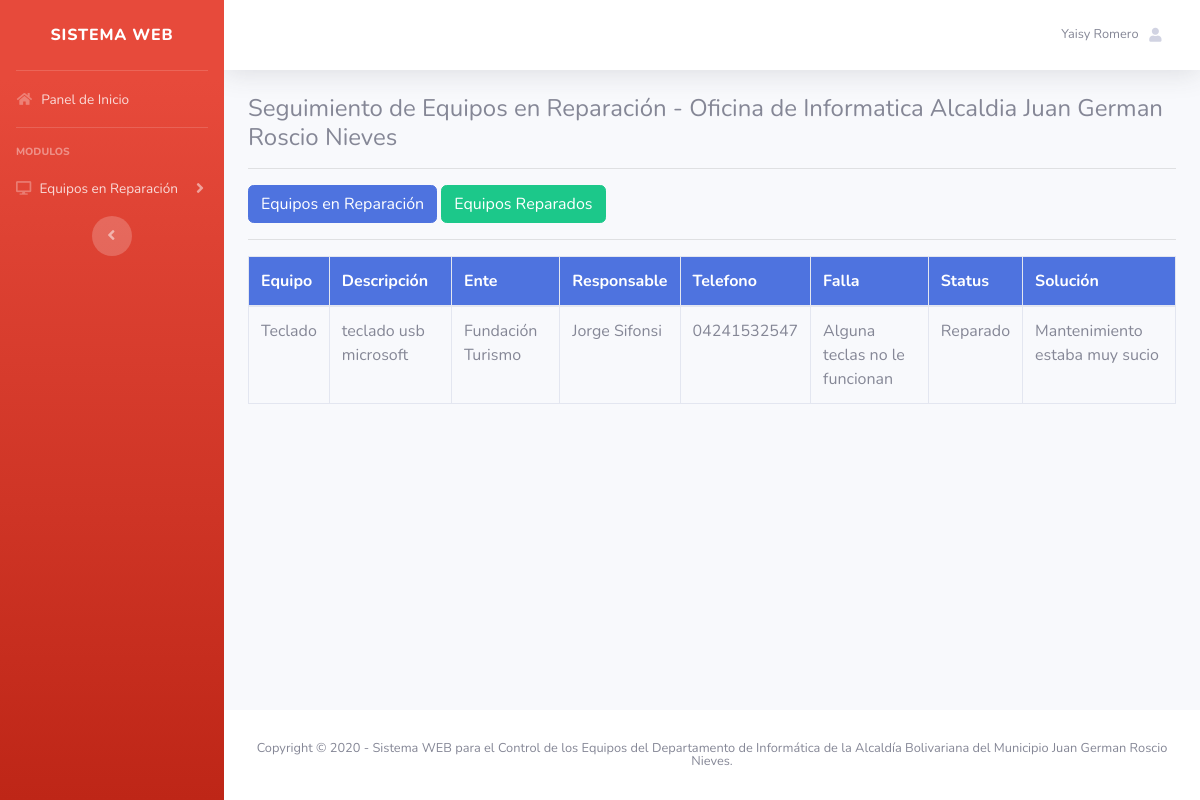
Page /views/publico/seguimiento1.php (signed in) on the committed database.
### tables this page shows
CREATE TABLE IF NOT EXISTS `registro` (
  `id_registro` int(11) NOT NULL AUTO_INCREMENT,
  `nacionalidad` varchar(1) NOT NULL,
  `cedula` int(11) NOT NULL,
  `nombre` varchar(255) NOT NULL,
  `email` varchar(100) NOT NULL,
  `sexo` varchar(20) NOT NULL,
  `telefono` text NOT NULL,
  `direccion` text NOT NULL,
  `fecha_nacimiento` date NOT NULL,
  `fecha` date NOT NULL,
  PRIMARY KEY (`id_registro`),
  UNIQUE KEY `cedula` (`cedula`,`email`)
);

CREATE TABLE IF NOT EXISTS `registro_e_e` (
  `id_reg_e_e` int(11) NOT NULL AUTO_INCREMENT,
  `tipo_de_equipo` varchar(255) NOT NULL,
  `descripcion` text NOT NULL,
  `ente` varchar(255) NOT NULL,
  `nombre_responsable` varchar(255) NOT NULL,
  `telefono_responsable` varchar(12) NOT NULL,
  `cargo_responsable` varchar(255) NOT NULL,
  `falla` text NOT NULL,
  `fecha_registro` date NOT NULL,
  `fecha_modificado` date NOT NULL,
  `solucion` text NOT NULL,
  `status` varchar(20) NOT NULL,
  PRIMARY KEY (`id_reg_e_e`)
);

### bd/conexion.php (called while the page is built)
<?php
class conexion {
 public static function con()
	{
		$server = "localhost";
        $user = "root";
        $pass = "";
        $bd = "informatica_alcaldia";
        $con = mysqli_connect($server, $user, $pass,$bd)
        or die("Ha sucedido un error inexperado en la conexion de la base de datos");
        return $con;
	}
}
?>

### models/id/id_usuario.php (called while the page is built, shortened)
<?php
   include("../../bd/conexion.php");
   $email = $_SESSION["email"];
   $sql = ("SELECT * FROM registro WHERE email = '$email'");
   $res=mysqli_query(conexion::con(), $sql);
    foreach ($res as $key) {
        $nombre_user = $key['nombre'];
    }
?>

### models/id/ente.php (called while the page is built)
<?php
   $email = $_SESSION["email"];
   $sql1 = ("SELECT * FROM usuario WHERE email = '$email'");
   $res1=mysqli_query(conexion::con(), $sql1);
    foreach ($res1 as $key1) {
        $ente = utf8_decode($key1['ente']);
    }
?>

### models/consulta/consulta_e_reparados_entes1.php (called while the page is built, shortened)
<?php
	$sql = ("SELECT * FROM registro_e_e WHERE ente='$ente' AND status = 'Reparado'");
    $result=mysqli_query(conexion::con(), $sql);
?>

### views/publico/consulta/consulta_e_reparados1.php (the view)
<div class="table-responsive">
    <table class="table table-bordered" id="dataTable" width="100%" cellspacing="0">
                  <thead>
                    <tr bgcolor="#4e73df">
                      <th><font color="#ffffff">Equipo</font></th>
                      <th><font color="#ffffff">Descripción</font></th>
                      <th><font color="#ffffff">Ente</font></th>
                      <th><font color="#ffffff">Responsable</font></th>
                      <th><font color="#ffffff">Telefono</font></th>
                      <th><font color="#ffffff">Falla</font></th>
                      <th><font color="#ffffff">Status</font></th>
                      <th><font color="#ffffff">Solución</font></th>
                    </tr>
                  </thead>
                  <tbody>
                    <?php
                       require_once("../../models/consulta/consulta_e_reparados_entes1.php");
                       foreach ($result as $equipo) {
                    ?>
                    <tr>
                      <td><?php echo $equipo['tipo_de_equipo']; ?></td>
                      <td><?php echo $equipo['descripcion']; ?></td>
                      <td><?php echo utf8_decode(utf8_encode($equipo['ente'])); ?></td>
                      <td><?php echo $equipo['nombre_responsable']; ?></td>
                      <td><?php echo $equipo['telefono_responsable']; ?></td>
                      <td><?php echo $equipo['falla']; ?></td>
                      <td><?php echo $equipo['status']; ?></td>
                      <td><?php echo $equipo['solucion']; ?></td>
                    </tr>
                    <?php
                       }
                    ?>
                  </tbody>
  </table>
</div>

### views/publico/nabvar.php (shortened to what this page needs)
<?php include("../../models/id/id_usuario.php"); ?>
<?php include("../../models/id/ente.php"); ?>
<!DOCTYPE html>
<html lang="en">
<head>
  <link href="../../plantilla/vendor/fontawesome-free/css/all.min.css" rel="stylesheet" type="text/css">
  <link href="../../plantilla/css/sb-admin-2.min.css" rel="stylesheet">
</head>
<body id="page-top">
  <div id="wrapper">
    <ul class="navbar-nav bg-gradient-danger sidebar sidebar-dark accordion" id="accordionSidebar">
      <a class="sidebar-brand d-flex align-items-center justify-content-center" href="home.php">
        <div class="sidebar-brand-text mx-3" title="Sistema WEB - Informatica - Alcaldia de Roscio">Sistema WEB</div>
      </a>
      <hr class="sidebar-divider my-0">
      <li class="nav-item">
        <a class="nav-link" href="home.php">
          <i class="fas fa-fw fa-home"></i>
          <span>Panel de Inicio</span></a>
      </li>
      <hr class="sidebar-divider">
      <div class="sidebar-heading">
        Modulos
      </div>
      <li class="nav-item">
        <a class="nav-link collapsed" href="#" data-toggle="collapse" data-target="#collapseTwo" aria-expanded="true" aria-controls="collapseTwo">
          <i class="fas fa-desktop"></i>
          <span>Equipos en Reparación</span>
        </a>
      </li>
      <div class="text-center d-none d-md-inline">
        <button class="rounded-circle border-0" id="sidebarToggle"></button>
      </div>
    </ul>
    <div id="content-wrapper" class="d-flex flex-column">
      <div id="content">
        <nav class="navbar navbar-expand navbar-light bg-white topbar mb-4 static-top shadow">
          <ul class="navbar-nav ml-auto">
            <li class="nav-item dropdown no-arrow">
              <a class="nav-link dropdown-toggle" href="#" id="userDropdown" role="button" data-toggle="dropdown" aria-haspopup="true" aria-expanded="false">
                <span class="mr-2 d-none d-lg-inline text-gray-600 small"><?php echo $nombre_user; ?></span>
                <i class="fas fa-user fa-sm fa-fw mr-2 text-gray-400"></i>
              </a>
            </li>
          </ul>
        </nav>

### rows in the picture
registro: nombre "Yaisy Romero"
registro_e_e: tipo_de_equipo "Teclado", descripcion "teclado usb microsoft", ente "Fundación Turismo", nombre_responsable "Jorge Sifonsi", telefono_responsable "04241532547", falla "Alguna teclas no le funcionan", status "Reparado", solucion "Mantenimiento estaba muy sucio"
